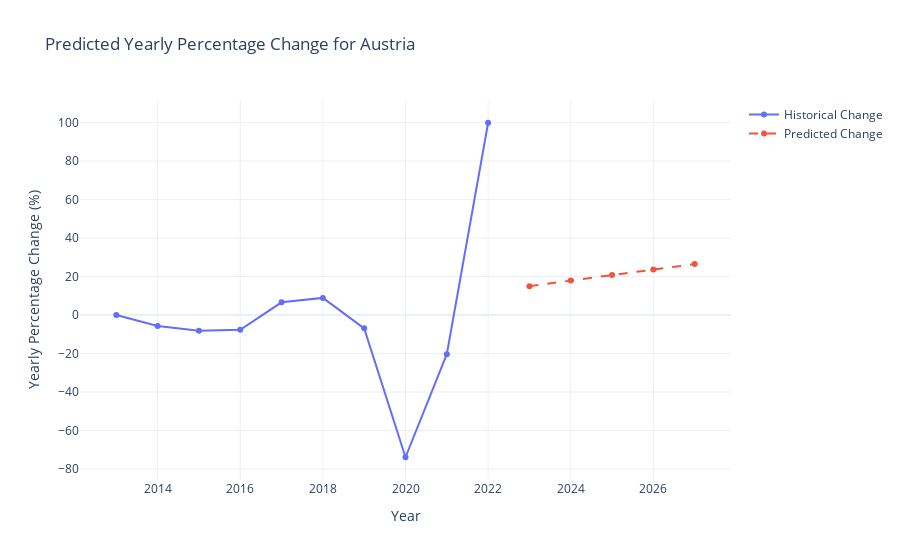
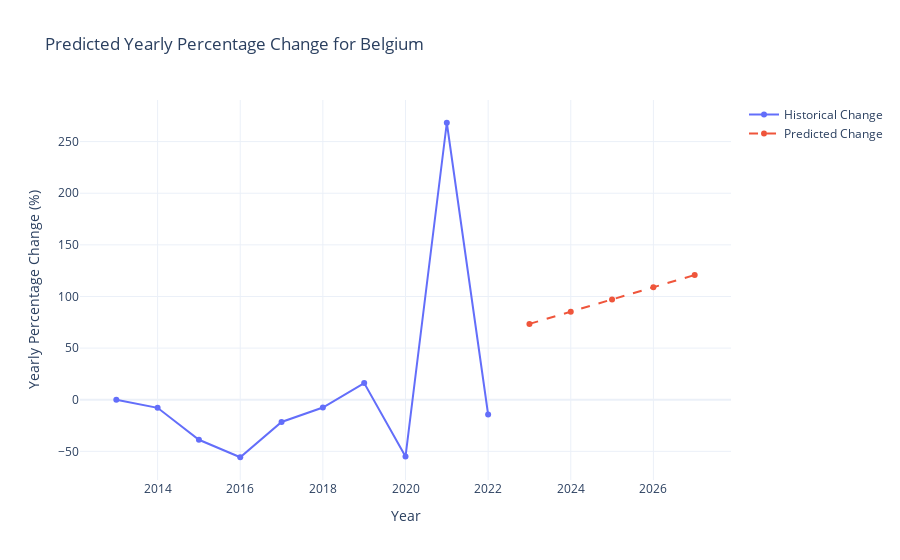

The notebook cell these images were saved under, in order:
### Code cell
fit_predict_plot(yearly_change_df, num_future_years=5)

### Figure 1 — Plotly figure (JSON) as saved in the notebook; plotly's stock layout.template omitted (floating-point values rounded to 4 significant figures)
{"data": [{"mode": "lines+markers", "name": "Historical Change", "type": "scatter", "x": [2013, 2014, 2015, 2016, 2017, 2018, 2019, 2020, 2021, 2022], "y": [0, -5.703, -8.207, -7.719, 6.581, 8.894, -6.936, -73.9, -20.37, 99.88]}, {"line": {"dash": "dash"}, "mode": "lines+markers", "name": "Predicted Change", "type": "scatter", "x": [2023, 2024, 2025, 2026, 2027], "y": [15.0, 17.86, 20.73, 23.59, 26.45]}], "layout": {"autosize": true, "title": {"text": "Predicted Yearly Percentage Change for Austria"}, "xaxis": {"autorange": true, "range": [2012.0, 2028.0], "title": {"text": "Year"}, "type": "linear"}, "yaxis": {"autorange": true, "range": [-88.24, 114.2], "title": {"text": "Yearly Percentage Change (%)"}, "type": "linear"}}}

### Figure 2 — Plotly figure (JSON) as saved in the notebook; plotly's stock layout.template omitted (floating-point values rounded to 4 significant figures)
{"data": [{"mode": "lines+markers", "name": "Historical Change", "type": "scatter", "x": [2013, 2014, 2015, 2016, 2017, 2018, 2019, 2020, 2021, 2022], "y": [0, -7.85, -38.8, -55.72, -21.54, -7.576, 16.17, -55.01, 268.3, -14.3]}, {"line": {"dash": "dash"}, "mode": "lines+markers", "name": "Predicted Change", "type": "scatter", "x": [2023, 2024, 2025, 2026, 2027], "y": [73.45, 85.28, 97.12, 108.9, 120.8]}], "layout": {"autosize": true, "title": {"text": "Predicted Yearly Percentage Change for Belgium"}, "xaxis": {"autorange": true, "range": [2012.0, 2028.0], "title": {"text": "Year"}, "type": "linear"}, "yaxis": {"autorange": true, "range": [-82.45, 295.0], "title": {"text": "Yearly Percentage Change (%)"}, "type": "linear"}}}
